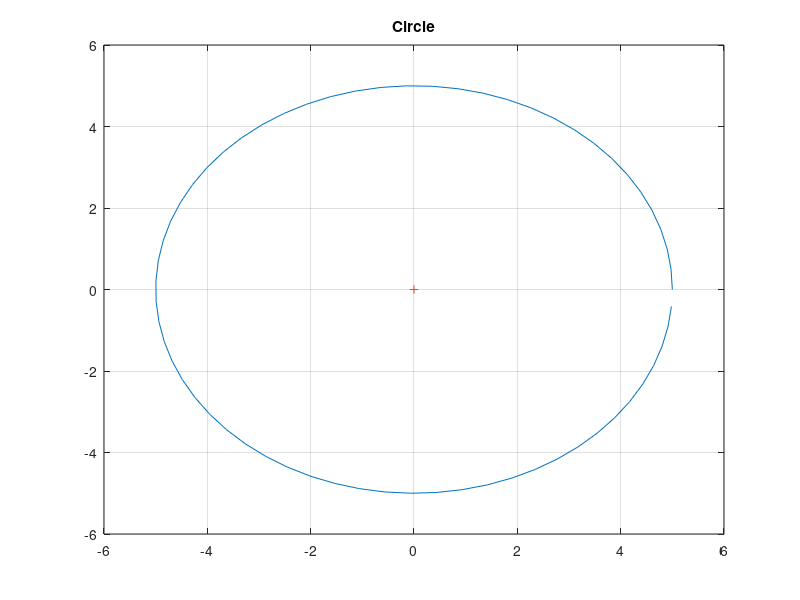

MATLAB code to generate this figure:
% This file draws a circle
R = input('Input the radius of the circle'); % Radius
Theta = (0 : 0.1 : 2*pi); % Angles
X = R*cos(Theta); % X-Coordinates
Y = R*sin(Theta); % Y-Coordinates
plot(X,Y) % Plot the Graph
hold on 
plot(0,0,'+') %Plot the Center
grid on % Grid on
title('Circle') % Add title